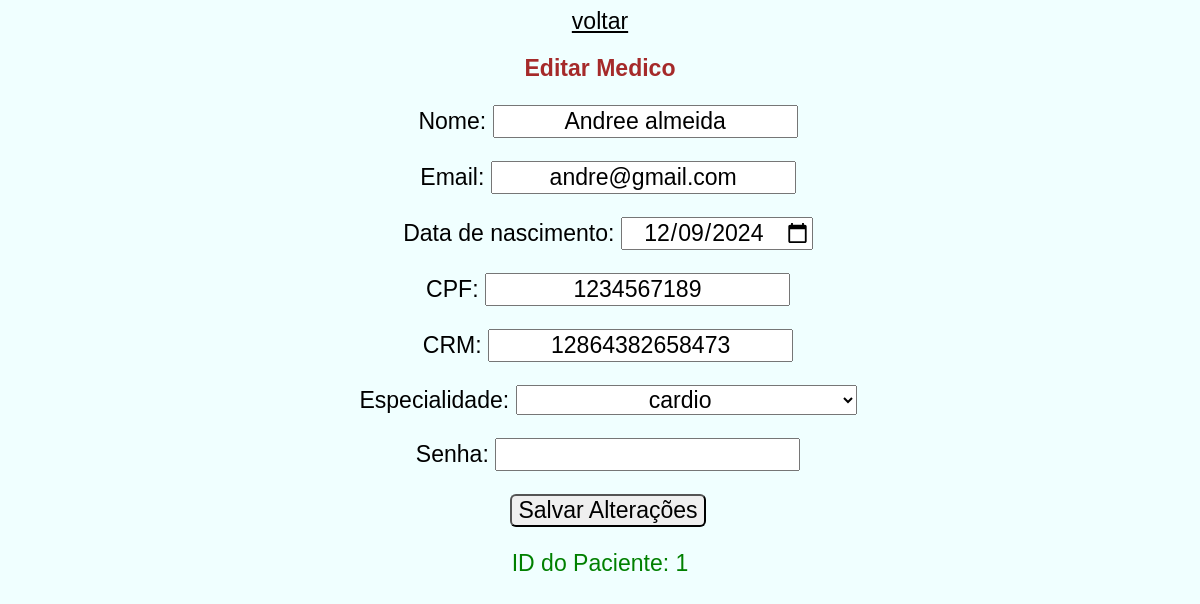
/portal_do_paciente/paciente/1/1/EditarMedico (signed in), run on an earlier commit of the app's database.
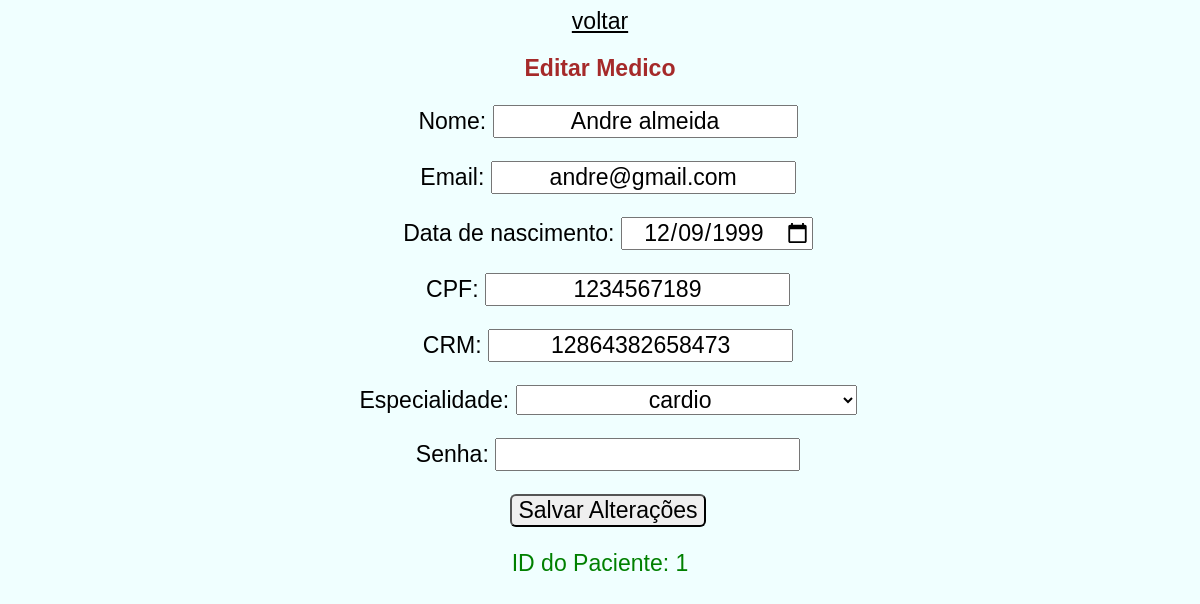
And on a later commit of the database.
### medicos/models.py (models this page shows, shortened)
class Medico(AbstractBaseUser, PermissionsMixin):
    id = models.AutoField(primary_key=True)
    nome = models.CharField(max_length=100)
    email = models.EmailField(max_length=100, unique=True, blank=True, null=True)  # Corrigido para EmailField e opcional
    data_de_nascimento = models.DateField(default=timezone.now)
    cpf = models.CharField(max_length=11, unique=True)  #Removido null=False, blank=True. CPF deve ser obrigatório.
    crm = models.CharField(max_length=20, unique=True)
    especialidade = models.ForeignKey(Especialidade, on_delete=models.SET_NULL, blank=True, null=True) # Relacionamento com Especialidade
    password = models.CharField(max_length=128)
    is_staff = models.BooleanField(default=False)
    is_superuser = models.BooleanField(default=False)
    is_active = models.BooleanField(default=True)
    USERNAME_FIELD = 'cpf'
    REQUIRED_FIELDS = ['email', 'crm', 'password']
    objects = MedicoManager()
    groups = models.ManyToManyField(
        'auth.Group',
        related_name='medico_set',
        blank=True
    )
    user_permissions = models.ManyToManyField(
        'auth.Permission',
        related_name='medico_permissions_set',
        blank=True
    )

class Especialidade(models.Model):
    nome = models.CharField(max_length=100, unique=True)
    def __str__(self):
        return self.nome

### portal_do_paciente/views_medicos.py (the view)
# urls.py: path('paciente/<int:id_adm>/<int:id_medico>/EditarMedico', views_medicos.editar_medico, name='editar_medico'),
@login_required
def editar_medico(request, id_medico, id_adm):
    try:
        medico = get_object_or_404(Medico, id=id_medico)
        adm = get_object_or_404(Paciente, id=id_adm)
    except:
        messages.error(request, 'Ocorreu um erro ao tentar realizar operação.')
        return redirect('cadastro')
    if request.method == 'POST':
        form = MedicoForm(request.POST, instance=medico)
        if form.is_valid():
            medico = form.save(commit=False)
            medico.set_password(form.cleaned_data['password'])
            medico.data_de_nascimento = form.cleaned_data['data_de_nascimento']
            medico.is_staff = False
            medico.is_superuser = False
            medico.is_active = True
            medico.save()
            return redirect('portal_do_paciente',id=id_adm) # Redireciona para o portal do paciente
        else:
            contexto = {'form': form, 'medico': medico, 'erro':
                        'Formulário inválido. Verifique os campos.'
                        }
            return render(request, 'editar_medico.html', contexto) # Renderiza a mesma página com os erros
    else:
        form = MedicoForm(instance=medico)
    context = {
            'form': form,
            'medico': medico,
            'id_adm': adm.id,
            }
    return render(request, 'editar_medico.html', context)

### medicos/forms.py
class MedicoForm(forms.ModelForm):
    class Meta:
        model = Medico
        fields = ['nome', 'email', 'data_de_nascimento', 'cpf', 'crm', 'especialidade', 'password']
        widgets = {
            'password': forms.PasswordInput(attrs={'class': 'form-control'}),
            'data_de_nascimento': forms.DateInput(attrs={'type': 'date', 'class': 'form-control'}),
            'cpf': forms.TextInput(attrs={'class': 'form-control'}),
            'crm': forms.TextInput(attrs={'class': 'form-control'}),
            'nome': forms.TextInput(attrs={'class': 'form-control'}),
            'email': forms.EmailInput(attrs={'class': 'form-control'}),
        }
        labels = {
            'cpf': 'CPF',
            'password': 'Senha',
            'crm':'CRM',
        }

### portal_do_paciente/templates/editar_medico.html (shortened to what this page needs)
{% load static %}
<link rel="stylesheet" href="{% static 'css/style_editar.css' %}">
<a href="{% url 'gestao_de_medicos' id=id_adm %}">voltar</a>
<h1>Editar Medico</h1>
<form method="post">
    {{ form.as_p }}
    <button type="submit">Salvar Alterações</button>
</form>
<p>ID do Paciente: {{ medico.id }}</p>

What changed in the data, as far as the page shows it:
changed Medico "andre@gmail.com": nome "Andree almeida" → "Andre almeida"; data_de_nascimento "12/09/2024" → "12/09/1999"
